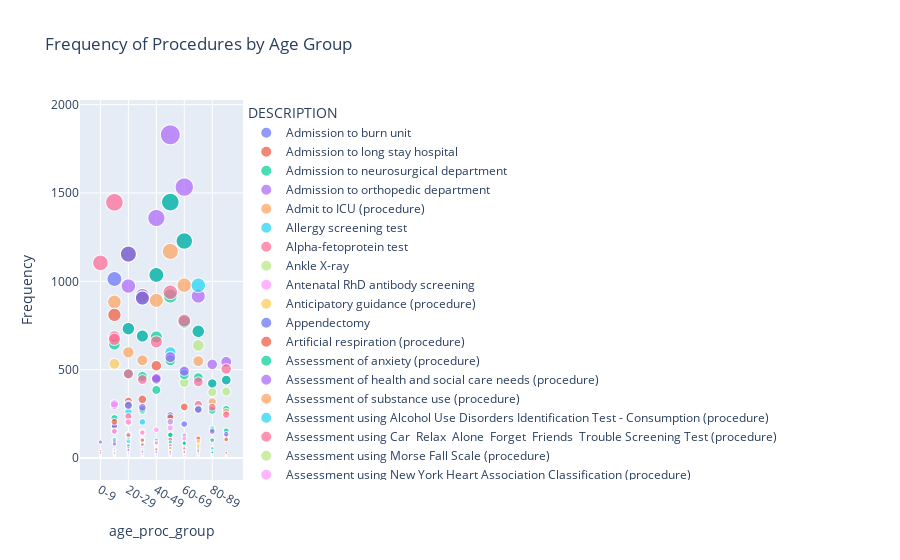

The notebook cell saved with this chart:
### Code cell
## scatter plot
df_proc_pat = pd.merge(df_procedures,df_patients,on ="PATIENT_ID",how="left")
df_proc_pat["Procedure_age"] = df_proc_pat["START_PROC"].dt.year-df_proc_pat["BIRTHDATE"].dt.year
bins = [0, 10, 20, 30, 40, 50, 60, 70, 80, 90, float('inf')]  # Add infinity for 90+
labels = [f"{bins[i]}-{bins[i + 1] - 1}" for i in range(len(bins) - 2)] + [f"{bins[-2]}+"]
df_proc_pat['age_proc_group'] = pd.cut(df_proc_pat['Procedure_age'], bins=bins, labels=labels, right=False)
df_group_proc_age = df_proc_pat[["age_proc_group","DESCRIPTION"]].groupby(["age_proc_group","DESCRIPTION"]).size().reset_index().rename({0:"frequency"},axis=1)
df_group_proc_age[df_group_proc_age["frequency"]!=0]

fig = px.scatter(
    df_group_proc_age,
    x='age_proc_group',               # X-axis: Age groups
    y='frequency',               # Y-axis: Frequency of procedures
    color='DESCRIPTION',           # Color by procedure type
    size='frequency',            # Bubble size (optional)
    title='Frequency of Procedures by Age Group',
    labels={'frequency': 'Frequency', 'age_group': 'Age Group'}
)
fig.show()
fig.write_html("./output/data_visualization/scatter_diag_freq.html")
## social care needs were more in people over 60 age group
## immunotherapy was more in young people 10 to 20
## assessment of substance used procedure is seen across all group
